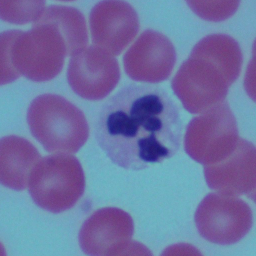
#> input picture dataset/BDS/images/image-79.png, 256 x 256 px
$ jupyter execute --allow-errors final_method.ipynb
#> lines starting #> are read from the running program, lines starting #| are printed output that depends on the picture; after the words box and inside, x2 and y2 are one past the last pixel; in counts of white or black regions, pixels touching at a corner belong together
# Merge all method

Helper method

[cell 1]
import cv2
import numpy as np
import matplotlib.pyplot as plt

def normalize_and_enhance(image):
    # 1. Chuyển sang không gian màu LAB để xử lý độ sáng mà không làm biến đổi màu sắc gốc
    lab = cv2.cvtColor(image, cv2.COLOR_BGR2LAB)
    l, a, b = cv2.split(lab)

    # 2. Áp dụng CLAHE để làm nổi bật các chi tiết mờ (như các phần đè lên nhau)
    # clipLimit cao (3.0-5.0) sẽ đẩy độ tương phản rất mạnh
    clahe = cv2.createCLAHE(clipLimit=4.0, tileGridSize=(8, 8))
    l = clahe.apply(l)

    # 3. Kéo giãn lược đồ (Min-Max Stretching) để chuẩn hóa độ đậm nhạt
    # Giúp ảnh nhạt trở nên đậm đà hơn
    l = cv2.normalize(l, None, alpha=0, beta=255, norm_type=cv2.NORM_MINMAX)

    # Gộp lại
    enhanced_lab = cv2.merge((l, a, b))
    enhanced_bgr = cv2.cvtColor(enhanced_lab, cv2.COLOR_LAB2BGR)

    # 4. Tăng độ bão hòa màu (Saturation) để các tế bào có màu đặc trưng hơn (tím/đỏ)
    hsv = cv2.cvtColor(enhanced_bgr, cv2.COLOR_BGR2HSV).astype("float32")
    (h, s, v) = cv2.split(hsv)

    # Nhân hệ số s (Saturation) để màu đậm lên, ví dụ 1.2 hoặc 1.5
    s = s * 1.3
    s = np.clip(s, 0, 255)

    hsv = cv2.merge([h, s, v])
    final_img = cv2.cvtColor(hsv.astype("uint8"), cv2.COLOR_HSV2BGR)

    return final_img

def median_filter(image, kernel_size=3):
    return cv2.medianBlur(image, kernel_size)

#Make process frequen
def median_dilation(img, iters = 1):
    #Median first
    img_median = cv2.medianBlur(img, 5)
    kernel = np.ones((3, 3), np.uint8)
    while iters > 0:
        #Dilation
        img_median = cv2.dilate(img_median, kernel, iterations=1)
        #Median again
        img_median = cv2.medianBlur(img_median, 5)
        iters -= 1
    return img_median

def get_neighbors(graph, vertex):
    neighbors = []
    x, y = vertex
    for dx in [-1, 0, 1]:
        for dy in [-1, 0, 1]:
            if dx == 0 and dy == 0:
                continue
            nx, ny = x + dx, y + dy
            if 0 <= nx < graph.shape[0] and 0 <= ny < graph.shape[1] and graph[nx, ny] == 255:
                neighbors.append((nx, ny))
    return neighbors

def bfs(graph, start):
    visited = set()
    queue = [start]
    while queue:
        vertex = queue.pop(0)
        if vertex not in visited:
            visited.add(vertex)
            neighbors = get_neighbors(graph, vertex)
            queue.extend(neighbors)
    return visited

def find_connected_components(graph):
    visited = set()
    components = []
    for x in range(graph.shape[0]):
        for y in range(graph.shape[1]):
            if graph[x, y] == 255 and (x, y) not in visited:
                component = bfs(graph, (x, y))
                visited.update(component)
                components.append(component)
    return components

#Now we will filter the bounding boxes based on their size to remove noise
def filter_boundingboxes(components, min_size=100, max_size=10000):
    filtered_components = []
    for component in components:
        xs = [vertex[0] for vertex in component]
        ys = [vertex[1] for vertex in component]
        x_min, x_max = min(xs), max(xs)
        y_min, y_max = min(ys), max(ys)
        x_delta = x_max -x_min
        y_delta = y_max -y_min
        if min_size <= x_delta +y_delta  <= max_size:
            filtered_components.append(component)
    return filtered_components

#We using Non Maximum Suppression to further refine the bounding boxes
def compute_iou(box1, box2):
    x1_min, y1_min, x1_max, y1_max = box1
    x2_min, y2_min, x2_max, y2_max = box2

    # Calculate intersection
    inter_x_min = max(x1_min, x2_min)
    inter_y_min = max(y1_min, y2_min)
    inter_x_max = min(x1_max, x2_max)
    inter_y_max = min(y1_max, y2_max)

    if inter_x_max < inter_x_min or inter_y_max < inter_y_min:
        return 0.0  # No overlap

    inter_area = (inter_x_max - inter_x_min) * (inter_y_max - inter_y_min)

    # Calculate union
    box1_area = (x1_max - x1_min) * (y1_max - y1_min)
    box2_area = (x2_max - x2_min) * (y2_max - y2_min)

    union_area = box1_area + box2_area - inter_area

    return inter_area / union_area

def non_maximum_suppression(components, overlap_threshold=0.5, boxes = False):
    if len(components) == 0:
        return []

    if not boxes:
        # Extract bounding boxes
        boxes = []
        for component in components:
            xs = [vertex[0] for vertex in component]
            ys = [vertex[1] for vertex in component]
            x_min, x_max = min(xs), max(xs)
            y_min, y_max = min(ys), max(ys)
            boxes.append((x_min, y_min, x_max, y_max))
    else:
        boxes = []
        for component in components:
            x_min, y_min, x_max, y_max = component
            boxes.append((x_min, y_min, x_max, y_max))

    # Sort boxes by area
    boxes.sort(key=lambda x: (x[2] - x[0]) * (x[3] - x[1]), reverse=True)

    selected_boxes = []

    while boxes:
        current_box = boxes.pop(0)
        selected_boxes.append(current_box)

        boxes = [box for box in boxes if compute_iou(current_box, box) < overlap_threshold]

    return selected_boxes

def remove_nested_boxes(boxes, threshold_):
    non_nested_boxes = []
    for box in boxes:
        x_min, y_min, x_max, y_max = box
        is_nested = False
        for other_box in boxes:
            if box == other_box:
                continue
            ox_min, oy_min, ox_max, oy_max = other_box
            if x_min >= ox_min and y_min >= oy_min and x_max <= ox_max and y_max <= oy_max:
                is_nested = True
                break
        if not is_nested:
            non_nested_boxes.append(box)
    return non_nested_boxes

#Case 2: Box nhỏ nằm đè lên box lớn thì ta sẽ tính giá trị = giao giữa 2 box/ box nhỏ hơn
#Nếu giá trị >  threshold thì ta sẽ cho hợp bị nằm đè lên vào list để xem xét
#Box nào có giá trị lớn hơn sẽ được box nhỏ hợp vào
def merge_overlapping_boxes(boxes, threshold_):
    merged_boxes = []
    for box in boxes:
        x_min, y_min, x_max, y_max = box
        merged = False
        for i, other_box in enumerate(merged_boxes):
            ox_min, oy_min, ox_max, oy_max = other_box
            intersection_area = max(0, min(x_max, ox_max) - max(x_min, ox_min)) * max(0, min(y_max, oy_max) - max(y_min, oy_min))
            box_area = (x_max - x_min) * (y_max - y_min)
            other_box_area = (ox_max - ox_min) * (oy_max - oy_min)
            union_area = min(box_area, other_box_area)
            iou = intersection_area / union_area if union_area > 0 else 0
            if iou > threshold_:
                merged_boxes[i] = (min(x_min, ox_min), min(y_min, oy_min), max(x_max, ox_max), max(y_max, oy_max))
                merged = True
                break
        if not merged:
            merged_boxes.append(box)
    return merged_boxes

# Mask

[cell 2]
#Define a function that mask rbc and wbc from above
#from a image and return two images, one with only rbc and one with only wbc
def mask_cells(image):
    enhanced_image = normalize_and_enhance(image)
    median_image = median_filter(enhanced_image)

    # Giả sử 'img' là ảnh đã qua bước tăng cường (normalize_and_enhance)
    img_hsv = cv2.cvtColor(median_image, cv2.COLOR_BGR2HSV)

    # --- Điều chỉnh ngưỡng cho ảnh đậm ---
    # Lower: [Hue, Saturation, Value]
    # Tăng Saturation tối thiểu lên (ví dụ 50 hoặc 60) để loại bỏ nhiễu nền trắng tốt hơn
    # Giảm Value tối thiểu xuống (ví dụ 40 hoặc 50) để bắt được các viền tế bào đậm

    # Nhánh đỏ 1
    lower_red1 = np.array([0, 50, 40])
    upper_red1 = np.array([20, 255, 255]) # Nới rộng Hue lên 20

    # Nhánh đỏ 2
    lower_red2 = np.array([150, 50, 40]) # Hạ Hue xuống 150 để bắt nhiều tông hồng đậm hơn
    upper_red2 = np.array([180, 255, 255])

    rbc_mask1 = cv2.inRange(img_hsv, lower_red1, upper_red1)
    rbc_mask2 = cv2.inRange(img_hsv, lower_red2, upper_red2)
    rbc_mask = cv2.bitwise_or(rbc_mask1, rbc_mask2)

    # --- Xử lý hình thái học (Morphology) ---
    # Vì ảnh đậm và nét hơn, nên dùng kernel hình tròn để giữ hình dạng hồng cầu
    kernel = cv2.getStructuringElement(cv2.MORPH_ELLIPSE, (5, 5))

    # Đóng các lỗ hổng nhỏ bên trong tế bào
    rbc_mask = cv2.morphologyEx(rbc_mask, cv2.MORPH_CLOSE, kernel, iterations=2)

    # Loại bỏ các đốm nhiễu nhỏ ngoài nền
    rbc_mask = cv2.morphologyEx(rbc_mask, cv2.MORPH_OPEN, kernel, iterations=1)

    # (Tùy chọn) Làm mượt viền để tách các phần đè lên nhau tốt hơn
    rbc_mask = cv2.GaussianBlur(rbc_mask, (3, 3), 0)

    result_rbc = median_image.copy()
    result_rbc[rbc_mask == 0] = 255

    result_wbc = median_image.copy()
    result_wbc[rbc_mask != 0] = 255

    return result_rbc, result_wbc

# RBC process

[cell 3]
def extra_rbc_process(image_gray):
    bridge_mask = cv2.inRange(image_gray, 120, 230)

    # Chuyển các vùng này thành trắng tuyệt đối (để tách tế bào)
    image_gray[bridge_mask > 0] = 255
    image_gray = median_dilation(image_gray, iters=0)

    #Turn to binary image
    ret, binary_img = cv2.threshold(image_gray, 100, 255, cv2.THRESH_BINARY)
    #Aplly Canny edge detection on binary_img and find components
    edges_binary = cv2.Canny(binary_img, 50, 150)
    binary_components = find_connected_components(edges_binary)
    #Filter bounding boxes and apply NMS and remove nested boxes
    filtered_binary_components = filter_boundingboxes(binary_components, min_size=60, max_size=110)
    final_binary_boxes = non_maximum_suppression(filtered_binary_components, overlap_threshold=0.3)
    final_binary_boxes_non_nested = remove_nested_boxes(final_binary_boxes, 0.7)
    return final_binary_boxes_non_nested

#We will define a function that summaries all the steps above to process the bounding boxes for red blood cells
#We take input as a image and output as a image with bounding boxes drawn on it
def process_rbc_bounding_box(image):
    #Turn image to grayscale
    gray = cv2.cvtColor(image, cv2.COLOR_BGR2GRAY)

    extra_gray = gray.copy()

    #Filter the image to remove noise
    bridge_mask = cv2.inRange(gray, 120, 230)

    # Chuyển các vùng này thành trắng tuyệt đối (để tách tế bào)
    gray[bridge_mask > 0] = 255
    process_gray = median_dilation(gray, iters=0)

    #Use Canny edge detection on binary_final
    edges = cv2.Canny(process_gray, 50, 150)

    # 1. Chuyển ảnh Canny thành mask đặc (Filled Mask)
    kernel = cv2.getStructuringElement(cv2.MORPH_ELLIPSE, (3,3))
    dilated = cv2.dilate(edges, kernel, iterations=2)
    # Dùng phép đóng hoặc lấp đầy lỗ hổng
    filled_mask = cv2.morphologyEx(dilated, cv2.MORPH_CLOSE, kernel, iterations=2)

    # 2. Distance Transform: Tính khoảng cách từ mỗi điểm trắng đến điểm đen gần nhất
    # Tâm của mỗi tế bào sẽ có giá trị lớn nhất (sáng nhất)
    dist_transform = cv2.distanceTransform(filled_mask, cv2.DIST_L2, 5)
    k = 1.5
    dist_transform[dist_transform > k] = 255
    dist_transform[dist_transform <= k] = 0

    #Filter with distance transform
    final_result = process_gray.copy()
    final_result[dist_transform == 255] = 255

    #Binary threshold
    ret, binary_final = cv2.threshold(final_result, 100, 255, cv2.THRESH_BINARY)

    #Use Canny edge detection on binary_final
    edges_final = cv2.Canny(binary_final, 50, 150)
    #Find connected components
    rbc_components = find_connected_components(edges_final)
    #Filter bounding boxes
    filtered_rbc_components = filter_boundingboxes(rbc_components, min_size=45, max_size=140)
    #Apply Non Maximum Suppression
    final_boxes = non_maximum_suppression(filtered_rbc_components, overlap_threshold=0.3)
    #Remove nested boxes
    final_boxes_non_nested = remove_nested_boxes(final_boxes, 0.7)

    #Extra bounding boxes for not missing any cell
    extra_boxes = extra_rbc_process(extra_gray)
    final_boxes_non_nested.extend(extra_boxes)

    #Process again to remove nested boxes and apply NMS
    final_boxes_non_nested = non_maximum_suppression(final_boxes_non_nested, overlap_threshold=0.3, boxes=True)
    final_boxes_non_nested = remove_nested_boxes(final_boxes_non_nested, 0.7)

    #Merge overlapping boxes
    final_boxes_non_nested = merge_overlapping_boxes(final_boxes_non_nested, threshold_=0.5)

    #Make boxes more bigger
    final_boxes_non_nested_expanded = []
    for box in final_boxes_non_nested:
        x_min, y_min, x_max, y_max = box
        x_min = max(0, x_min - 2)
        y_min = max(0, y_min - 2)
        x_max = min(image.shape[0], x_max + 2)
        y_max = min(image.shape[1], y_max + 2)
        final_boxes_non_nested_expanded.append((x_min, y_min, x_max, y_max))
    return final_boxes_non_nested_expanded

[cell 4]
# [68 lines left out: functions from_bin_to_component, process_filter, process_normal_box_for_rbc, process_overlap_box_for_rbc, process_bounding_box_for_rbc, not called in this run]

[cell 5]
# [8 lines of commented-out code are left out]
def process_rbc(image):
    rbc = process_rbc_bounding_box(image)
    return rbc

# WBC process

[cell 6]
def process_wbc_bounding_box(image):
    #Turn image to gray scale
    gray = cv2.cvtColor(image, cv2.COLOR_BGR2GRAY)
    #Turn to binary image
    ret, binary = cv2.threshold(gray, 150, 255, cv2.THRESH_BINARY)
    #Use Canny edge detection on binary image
    edges = cv2.Canny(binary, 50, 150)
    #Find connected components
    wbc_components = find_connected_components(edges)
    #Filter bounding boxes
    filtered_wbc_components = filter_boundingboxes(wbc_components, min_size=100, max_size=10000)
    #Apply Non Maximum Suppression
    final_boxes = non_maximum_suppression(filtered_wbc_components, overlap_threshold=0)
    #Remove nested boxes
    final_boxes_non_nested = remove_nested_boxes(final_boxes, 0.9)
    #Make boxes more bigger
    final_boxes_non_nested_expanded = []
    for box in final_boxes_non_nested:
        x_min, y_min, x_max, y_max = box
        x_min = max(0, x_min - 5)
        y_min = max(0, y_min - 5)
        x_max = min(image.shape[1], x_max + 5)
        y_max = min(image.shape[0], y_max + 5)
        final_boxes_non_nested_expanded.append((x_min, y_min, x_max, y_max))
    return final_boxes_non_nested_expanded

[cell 7]
image_name = 'image-79.png'
image_path = 'dataset/BDS/images/' + image_name
img = cv2.imread(image_path)
#> img is the input picture: shape (256, 256, 3); mean B, G, R 162.8, 114.6, 111.8
img_ = img.copy()
rbc_image, wbc_image = mask_cells(img_)
#> in normalize_and_enhance, `l, a, b = cv2.split(lab)`:
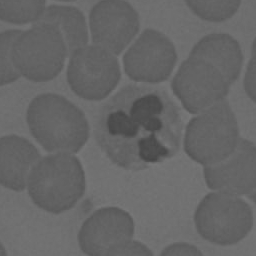
#> b: shape (256, 256); min 71, max 120, mean 102.4
#> in normalize_and_enhance, `(h, s, v) = cv2.split(hsv)`:
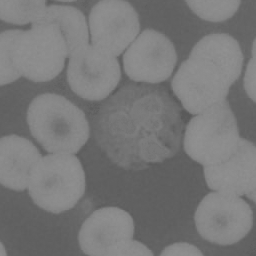
#> h: shape (256, 256) float32; min 90, max 146, mean 120
#> in normalize_and_enhance, `(h, s, v) = cv2.split(hsv)`:
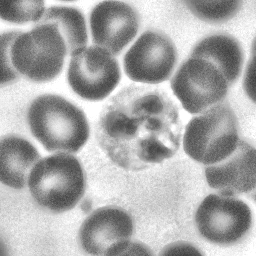
#> v: shape (256, 256) float32; min 61, max 255, mean 170.3
#> in normalize_and_enhance, `s = np.clip(s, 0, 255)`:
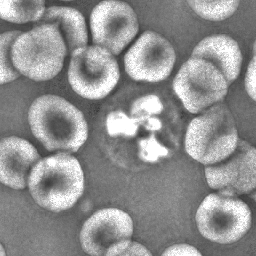
#> s: shape (256, 256) float32; min 53.3, max 255, mean 144.2
#> in normalize_and_enhance, `hsv = cv2.merge([h, s, v])`:
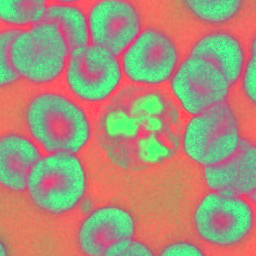
#> hsv: shape (256, 256, 3) float32; mean B, G, R 120, 144.2, 170.3
#> in normalize_and_enhance, `final_img = cv2.cvtColor(hsv.astype("uint8"), cv2.COLOR_HSV2BGR)`:
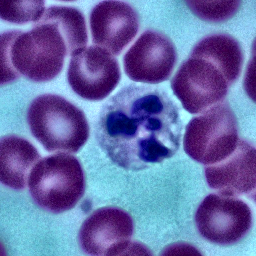
#> final_img: shape (256, 256, 3); mean B, G, R 170.3, 108.3, 103.6
#Take bounding boxes from above functions
rbc_boxes = process_rbc(rbc_image)
#> after the loop in median_dilation, `while iters > 0:`: iters = 0
#> after the loop in find_connected_components, `for x in range(graph.shape[0]):`: components = []; visited = 0 items
#> in process_rbc_bounding_box, `rbc_components = find_connected_components(edges_final)`: rbc_components = []
#> rbc_boxes = []
wbc_boxes = process_wbc_bounding_box(wbc_image)
#> in process_wbc_bounding_box, `gray = cv2.cvtColor(image, cv2.COLOR_BGR2GRAY)`:
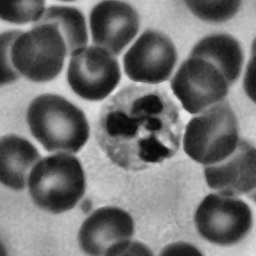
#> gray: shape (256, 256); min 8, max 233, mean 113.9
#> in process_wbc_bounding_box, `ret, binary = cv2.threshold(gray, 150, 255, cv2.THRESH_BINARY)`:
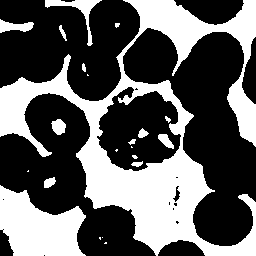
#> binary: shape (256, 256); 37% white; 22 white regions (9 under 20 px), largest, box (x1, y1, x2, y2) and area: (0, 0, 256, 256) 18731, (0, 185, 86, 256) 4016, (45, 0, 102, 46) 516
#> in process_wbc_bounding_box, `edges = cv2.Canny(binary, 50, 150)`:
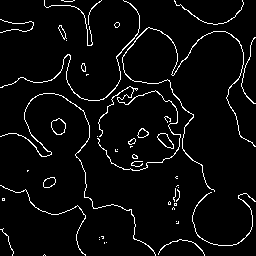
#> edges: shape (256, 256); 4.5% white in thin lines or dots
#> the loop in process_wbc_bounding_box, `for box in final_boxes_non_nested:` made 1 pass
#> box on pass 1: (93, 0, 255, 155)
#Draw bounding boxes on original image with different colors for rbc and wbc
img_with_boxes = img.copy()
for box in rbc_boxes:
    x_min, y_min, x_max, y_max = box
    cv2.rectangle(img_with_boxes, (y_min, x_min), (y_max, x_max), (255, 0, 0), 2)
#> this loop made 0 passes
for box in wbc_boxes:
    x_min, y_min, x_max, y_max = box
    cv2.rectangle(img_with_boxes, (y_min, x_min), (y_max, x_max), (0, 255, 0), 2)
#> this loop made 1 pass
#> box on pass 1: (88, 0, 256, 160)
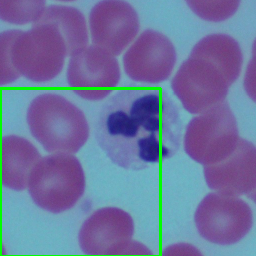
#> img_with_boxes: shape (256, 256, 3); 2.25% of pixels changed, all inside (x1, y1, x2, y2) = (0, 87, 162, 256)
#Display final image with bounding boxes
plt.imshow(cv2.cvtColor(img_with_boxes, cv2.COLOR_BGR2RGB))
plt.title('Final Image with RBC (Blue) and WBC (Green) Bounding Boxes')
plt.axis('off')
plt.show()

#Compare to label from annotations.csv
import pandas as pd
#> (the rest of this cell did not finish here and is left out)

[cell 8]
#Now, we will use some metrics to evaluate the performance of our bounding box detection
#iou
# [22 lines left out: function compute_iou, not called in this run]
#Calculate IoU for each detected box with each annotation box and find the best match
ious = []
#> (the rest of this cell did not finish here and is left out)

[cell 9]
#Calculate Precision, Recall, F1-score based on IoU threshold (e.g., 0.5)
iou_threshold = 0.5
true_positives = 0
false_positives = 0
false_negatives = 0
#> (the rest of this cell did not finish here and is left out)

[cell 10]
#AP and mAP metrics
# [39 lines left out: function calculate_average_precision, not called in this run]
# Prepare annotation boxes
annotation_boxes_rbc = []
annotation_boxes_wbc = []
#> (the rest of this cell did not finish here and is left out)

[cell 11]
#Evaluate to all dataset
import os
def evaluate_on_dataset(dataset_path):
    annotations = pd.read_csv(os.path.join(dataset_path, 'annotations.csv'))
    image_files = os.listdir(os.path.join(dataset_path, 'images'))

    all_ious = []
    all_precisions = []
    all_recalls = []
    all_f1_scores = []
    all_rbc_aps = []
    all_wbc_aps = []

    for image_file in image_files:
        image_path = os.path.join(dataset_path, 'images', image_file)
        img = cv2.imread(image_path)
        img_ = img.copy()
        rbc_image, wbc_image = mask_cells(img_)
        rbc_boxes = process_rbc(rbc_image)
        wbc_boxes = process_wbc_bounding_box(wbc_image)

        image_annotations = annotations[annotations['image'] == image_file]

        ious = []
        for detected_box in rbc_boxes + wbc_boxes:
            best_iou = 0
            for index, row in image_annotations.iterrows():
                annotation_box = (row['ymin'], row['xmin'], row['ymax'], row['xmax'])
                iou = compute_iou(detected_box, annotation_box)
                best_iou = max(best_iou, iou)
            ious.append(best_iou)
        average_iou = sum(ious) / len(ious) if ious else 0
        all_ious.append(average_iou)

        true_positives = 0
        false_positives = 0
        false_negatives = 0
        for detected_box in rbc_boxes + wbc_boxes:
            match_found = False
            for index, row in image_annotations.iterrows():
                annotation_box = (row['ymin'], row['xmin'], row['ymax'], row['xmax'])
                iou = compute_iou(detected_box, annotation_box)
                if iou >= 0.5:
                    true_positives += 1
                    match_found = True
                    break
            if not match_found:
                false_positives += 1
        for index, row in image_annotations.iterrows():
            annotation_box = (row['ymin'], row['xmin'], row['ymax'], row['xmax'])
            match_found = False
            for detected_box in rbc_boxes + wbc_boxes:
                iou = compute_iou(detected_box, annotation_box)
                if iou >= 0.5:
                    match_found = True
                    break
            if not match_found:
                false_negatives += 1
        precision = true_positives / (true_positives + false_positives) if (true_positives + false_positives) > 0 else 0
        recall = true_positives / (true_positives + false_negatives) if (true_positives + false_negatives) > 0 else 0
        f1_score = 2 * (precision * recall) / (precision + recall) if (precision + recall) > 0 else 0
        all_precisions.append(precision)
        all_recalls.append(recall)
        all_f1_scores.append(f1_score)
        annotation_boxes_rbc = []
        annotation_boxes_wbc = []
        for index, row in image_annotations.iterrows():
            annotation_box = (row['ymin'], row['xmin'], row['ymax'], row['xmax'])
            if row['label'] == 'rbc':
                annotation_boxes_rbc.append(annotation_box)
            else:
                annotation_boxes_wbc.append(annotation_box)
        rbc_ap = calculate_average_precision(rbc_boxes, annotation_boxes_rbc, iou_threshold=0.5)
        wbc_ap = calculate_average_precision(wbc_boxes, annotation_boxes_wbc, iou_threshold=0.5)
        all_rbc_aps.append(rbc_ap)
        all_wbc_aps.append(wbc_ap)
    print(f'Average IoU across dataset: {np.mean(all_ious):.2f}')
    print(f'Average Precision across dataset: {np.mean(all_precisions):.2f}')
    print(f'Average Recall across dataset: {np.mean(all_recalls):.2f}')
    print(f'Average F1-score across dataset: {np.mean(all_f1_scores):.2f}')
    print(f'Average AP for RBC across dataset: {np.mean(all_rbc_aps):.2f}')
    print(f'Average AP for WBC across dataset: {np.mean(all_wbc_aps):.2f}')
#> (the rest of this cell did not finish here and is left out)
